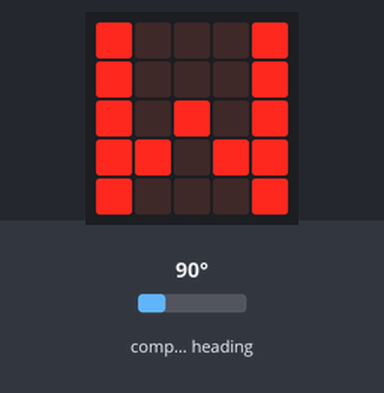
Recording of a program running on a simulated BBC micro:bit (MakeCode). Parts: the board's 5×5 LED display. The test bench sets the inputs (shaded band); at power-on: compass heading 90°. The compass is already calibrated.

Above: at 1.3 s.
1.4 s: compass heading set to 174°
At 2.8 s:
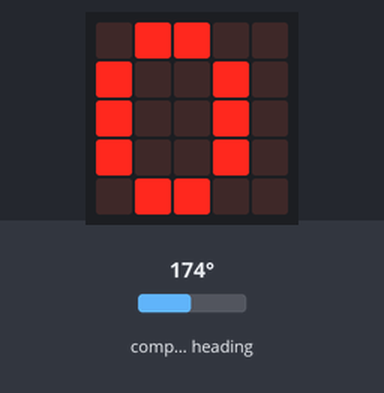
4.4 s: compass heading set to 185°
At 5.8 s:
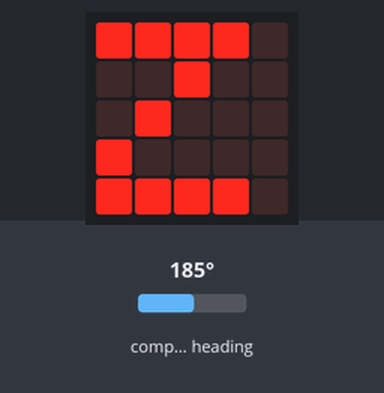
7.4 s: compass heading set to 7°
At 8.1 s:
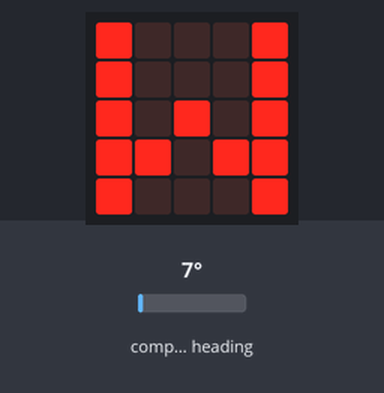
9.0 s: compass heading set to 88°
10.5 s: compass heading set to 97°
At 11.0 s:
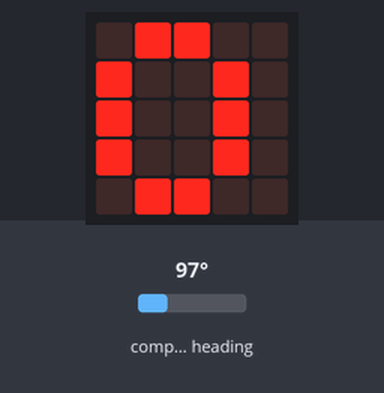
Timing chart, 0 to 13.5 s (numbered marks = the images above; inputs shaded):
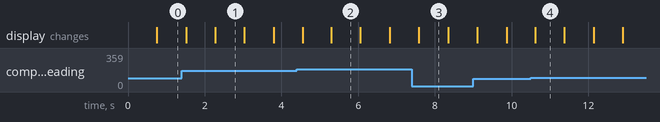

Measured:
- the behaviour switches between 180 and 181° on compass heading (found by bisection; images 1 and 2)
- the behaviour switches between 90 and 91° on compass heading (found by bisection; images 3 and 4)
- after the input at 1.4 s, the display: first differs from a run without the input after 0.87 s (image 1)
- after the input at 4.4 s, the display: first differs from a run without the input after 0.90 s (image 2)
- after the input at 7.4 s, the display: changes after 0.17 s (image 3)
- after the input at 10.5 s, the display: changes after 0.12 s (image 4)
- what the display in image 1 shows lasts 0.7 s, from 2.3 s to 3.0 s

The program:

main.ts
```typescript
basic.forever(function () {
    if (input.compassHeading() > 0) {
        basic.showString("N")
    }
    if (input.compassHeading() > 90) {
        basic.showString("O")
    }
    if (input.compassHeading() > 180) {
        basic.showString("Z")
    }
    if (input.compassHeading() > -90) {
        basic.showString("W")
    }
})
```

test.ts
```typescript
// tests gaan hier; deze zal niet worden gecompileerd wanneer dit pakket wordt gebruikt als extensie.
```
